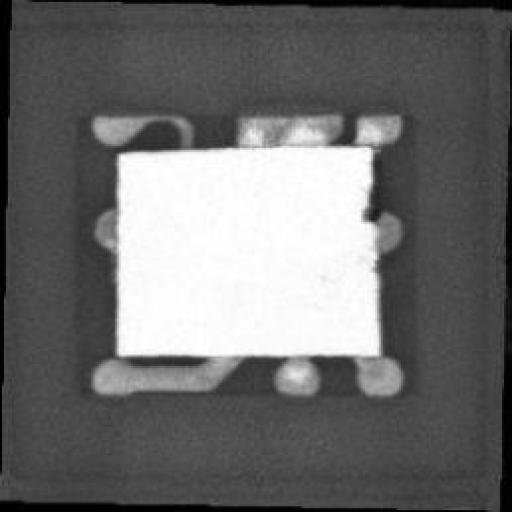
#> input picture ChipDetection_single_class/DIE_BROKEN/train/images/Crack_1_53_180_8905725_jpg.rf.c58fa5cc1787755d3a1dcca205e37f21.jpg, 512 x 512 px
$ python enhance_die_broken_roi_python.py
#> lines starting #> are read from the running program, lines starting #| are printed output that depends on the picture; after the words box and inside, x2 and y2 are one past the last pixel; in counts of white or black regions, pixels touching at a corner belong together
#> in enhance_broken_image, image is the input picture: shape (512, 512, 3); min 0, max 255, mean 109.4
from __future__ import annotations

import shutil
from pathlib import Path

import cv2
import numpy as np

ROOT = Path(__file__).resolve().parents[2]
SOURCE_ROOT = ROOT / "single_class_v2" / "DIE_BROKEN"
OUTPUT_ROOT = ROOT / "broken_v2split_enhanced_roi_python" / "DIE_BROKEN"
SPLITS = ("train", "valid", "test")
IMAGE_EXTENSIONS = {".jpg", ".jpeg", ".png"}

# Diagnosis from prior failed attempts: on the old split (no background
# images), CLAHE/sharpening/edge-detection barely hurt DIE_BROKEN. On the
# new split (real background images included), every one of those
# techniques caused a much bigger precision drop -- because they also
# enhance the background pad-grid pattern's natural edges, making
# backgrounds look more defect-like and causing false positives. Since raw
# pixels already perform best within the die region, this version changes
# NOTHING about pixel values -- it only masks out the background (via Otsu
# segmentation, same idea as the ink V4 test) so the model never sees that
# confusing context, without introducing any of the side effects that hurt
# every previous attempt.
ROI_DILATE_SIZE = 15


def segment_die_roi(gray: np.ndarray) -> np.ndarray:
    _, binary = cv2.threshold(gray, 0, 255, cv2.THRESH_BINARY + cv2.THRESH_OTSU)
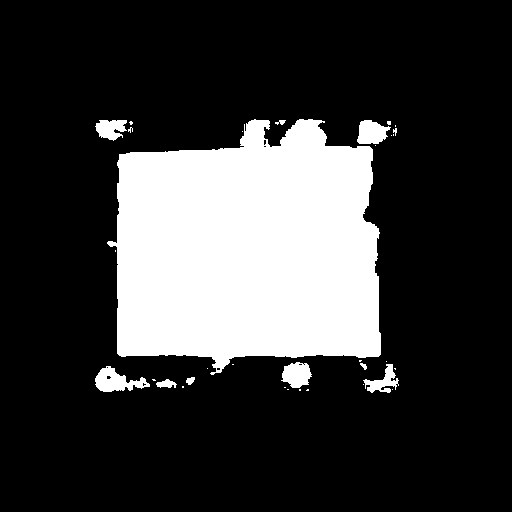
#> binary: shape (512, 512); 22.4% white; 33 white regions (23 under 20 px), largest, box (x1, y1, x2, y2) and area: (107, 119, 381, 375) 55490, (95, 366, 150, 392) 753, (357, 120, 391, 144) 584
    close_kernel = cv2.getStructuringElement(cv2.MORPH_ELLIPSE, (9, 9))
    cleaned = cv2.morphologyEx(binary, cv2.MORPH_CLOSE, close_kernel)
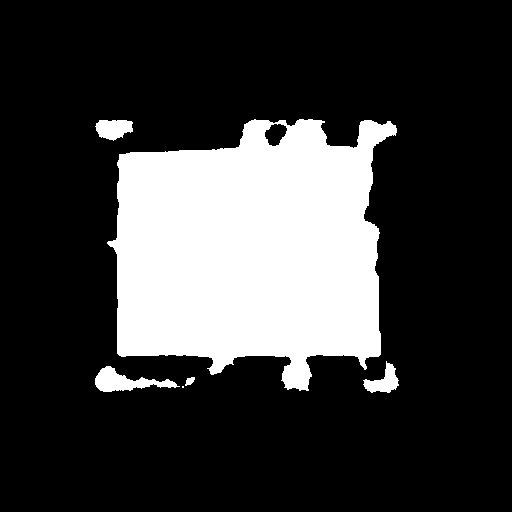
#> cleaned: shape (512, 512); 22.7% white; 6 white regions (1 under 20 px), largest, box (x1, y1, x2, y2) and area: (107, 119, 397, 391) 57416, (95, 366, 180, 392) 989, (95, 120, 133, 141) 587, (363, 361, 399, 393) 550, (185, 377, 195, 386) 57

    num_labels, labels, stats, _ = cv2.connectedComponentsWithStats(cleaned, connectivity=8)
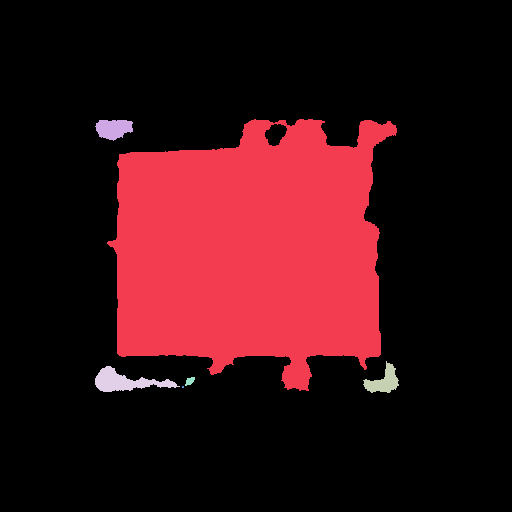
#> labels: shape (512, 512) int32; 7 distinct labels, from 0 to 6; one colour per label, 0 black
#> num_labels = 7; stats = [[0, 0, 512, 512, 202541], [107, 119, 290, 272, 57416], [95, 120, 38, 21, 587], [363, 361, 36, 32, 550], [95, 366, 85, 26, 989], [185, 377, 10, 9, 57], [182, 386, 2, 2, 4]]
    if num_labels <= 1:
        return np.full(gray.shape, 255, dtype=np.uint8)

    largest_label = 1 + int(np.argmax(stats[1:, cv2.CC_STAT_AREA]))
#> largest_label = 1
    mask = np.where(labels == largest_label, 255, 0).astype(np.uint8)
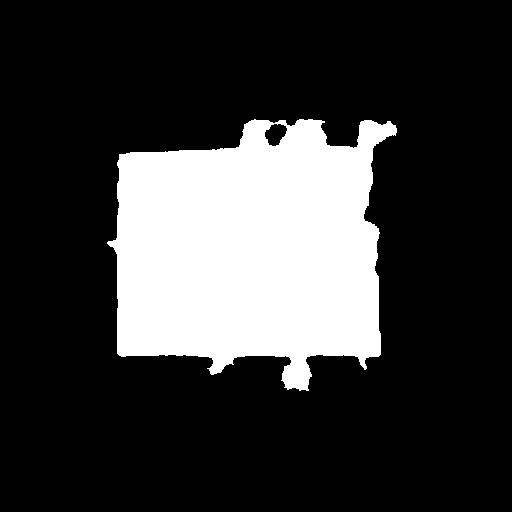
#> mask: shape (512, 512); 21.9% white; 1 white region, box (x1, y1, x2, y2) and area: (107, 119, 397, 391) 57416

    dilate_kernel = cv2.getStructuringElement(cv2.MORPH_ELLIPSE, (ROI_DILATE_SIZE, ROI_DILATE_SIZE))
    return cv2.dilate(mask, dilate_kernel)
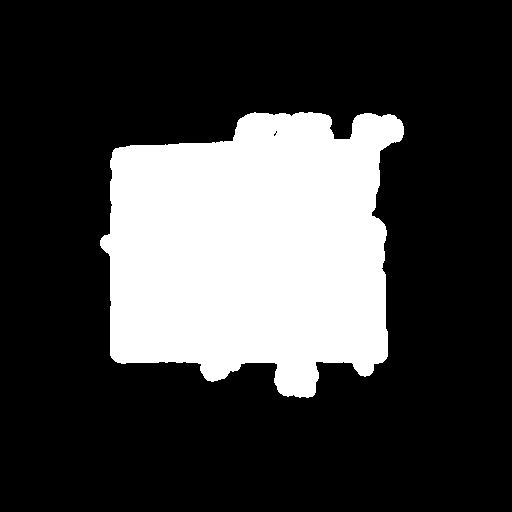
#> returned value: shape (512, 512); 25.4% white; 1 white region, box (x1, y1, x2, y2) and area: (100, 112, 404, 398) 66483


def enhance_broken_image(image_path: Path) -> np.ndarray:
    image = cv2.imread(str(image_path), cv2.IMREAD_COLOR)
    if image is None:
        raise ValueError(f"Could not read image: {image_path}")

    gray = cv2.cvtColor(image, cv2.COLOR_BGR2GRAY)
    roi_mask = segment_die_roi(gray)

    roi_pixels = image[roi_mask > 0]
    if roi_pixels.size:
        fill_value = roi_pixels.reshape(-1, image.shape[2]).mean(axis=0).astype(np.uint8)
#> fill_value = [224, 224, 224]
    else:
        fill_value = image.reshape(-1, image.shape[2]).mean(axis=0).astype(np.uint8)

    masked = image.copy()
    masked[roi_mask == 0] = fill_value
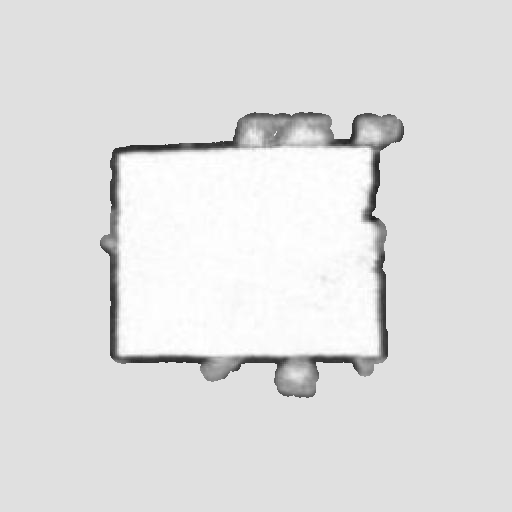
#> masked: shape (512, 512, 3); min 28, max 255, mean 224.1
    return masked


def write_data_yaml() -> None:
    data_yaml = OUTPUT_ROOT / "data.yaml"
    data_yaml.write_text(
        "\n".join(
            [
                f"path: {OUTPUT_ROOT.relative_to(ROOT).as_posix()}",
                "train: train/images",
                "val: valid/images",
                "test: test/images",
                "nc: 1",
                "names:",
                "  - DIE_BROKEN",
                "",
            ]
        ),
        encoding="utf-8",
    )


def main() -> None:
    if not SOURCE_ROOT.exists():
        raise FileNotFoundError(f"Source dataset not found: {SOURCE_ROOT}")

    for split in SPLITS:
        src_images = SOURCE_ROOT / split / "images"
        src_labels = SOURCE_ROOT / split / "labels"
        out_images = OUTPUT_ROOT / split / "images"
        out_labels = OUTPUT_ROOT / split / "labels"

        if not src_images.exists():
            continue

        out_images.mkdir(parents=True, exist_ok=True)
        out_labels.mkdir(parents=True, exist_ok=True)

        image_paths = sorted(
            path for path in src_images.iterdir() if path.suffix.lower() in IMAGE_EXTENSIONS
        )
        print(f"Masking background for {split} DIE_BROKEN (Python ROI-only): {len(image_paths)} files")

        for image_path in image_paths:
            enhanced = enhance_broken_image(image_path)
            cv2.imwrite(str(out_images / image_path.name), enhanced)

            label_path = src_labels / f"{image_path.stem}.txt"
            if label_path.exists():
                shutil.copy2(label_path, out_labels / label_path.name)
#> pass 2 of the loop in main, `for split in SPLITS:`:
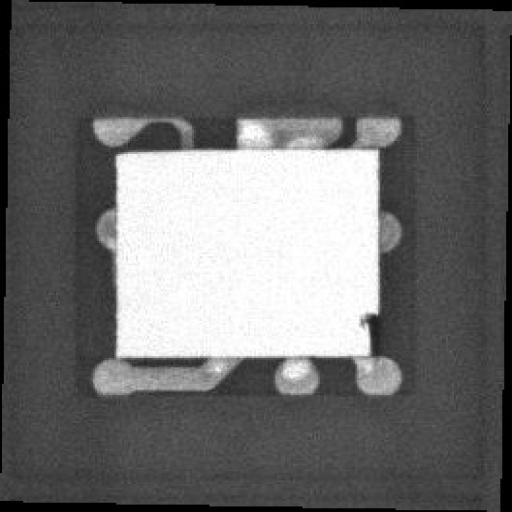
#> input picture ChipDetection_single_class/DIE_BROKEN/test/images/0daa1749fd01d31ad5531b898a10dc76_jpg.rf.43231830fac4761fdea32ca1eb6ece84.jpg, 512 x 512 px
#> in enhance_broken_image, image is the input picture: shape (512, 512, 3); min 0, max 255, mean 108.5
#> binary: shape (512, 512); 23% white; 41 white regions (34 under 20 px), largest, box (x1, y1, x2, y2) and area: (107, 119, 400, 394) 57531, (95, 363, 212, 393) 1272, (95, 120, 142, 143) 638
#> cleaned: shape (512, 512); 23.7% white; 6 white regions (3 under 20 px), largest, box (x1, y1, x2, y2) and area: (95, 119, 400, 394) 61292, (95, 120, 142, 143) 746, (176, 122, 189, 131) 26
#> in segment_die_roi (call 2), `num_labels, labels, stats, _ = cv2.connectedComponentsWithStats(cleane..`:
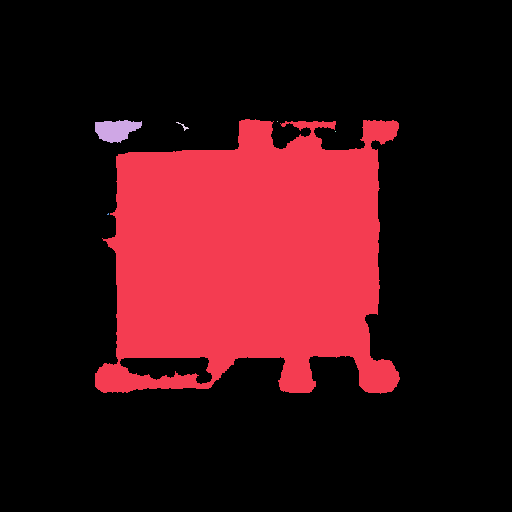
#> labels: shape (512, 512) int32; 7 distinct labels, from 0 to 6; one colour per label, 0 black
#> stats = [[0, 0, 512, 512, 200075], [95, 119, 305, 275, 61292], [95, 120, 47, 23, 746], [277, 121, 1, 1, 1], [176, 122, 13, 9, 26], [335, 131, 1, 1, 1], [107, 213, 2, 2, 3]]
#> mask: shape (512, 512); 23.4% white; 1 white region, box (x1, y1, x2, y2) and area: (95, 119, 400, 394) 61292
#> fill_value = [214, 214, 214]
#> in enhance_broken_image (call 2), `masked[roi_mask == 0] = fill_value`:
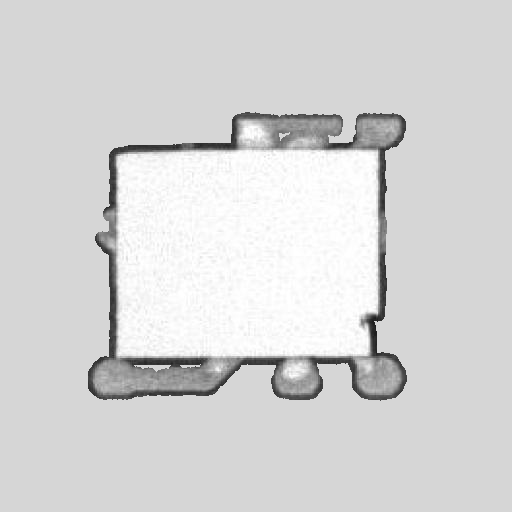
#> masked: shape (512, 512, 3); min 29, max 255, mean 214.2

    write_data_yaml()
    print(f"\nDone. Enhanced DIE_BROKEN ROI-only (Python) dataset saved to: {OUTPUT_ROOT}")
    print(f"YOLO data file: {OUTPUT_ROOT / 'data.yaml'}")


if __name__ == "__main__":
    main()
